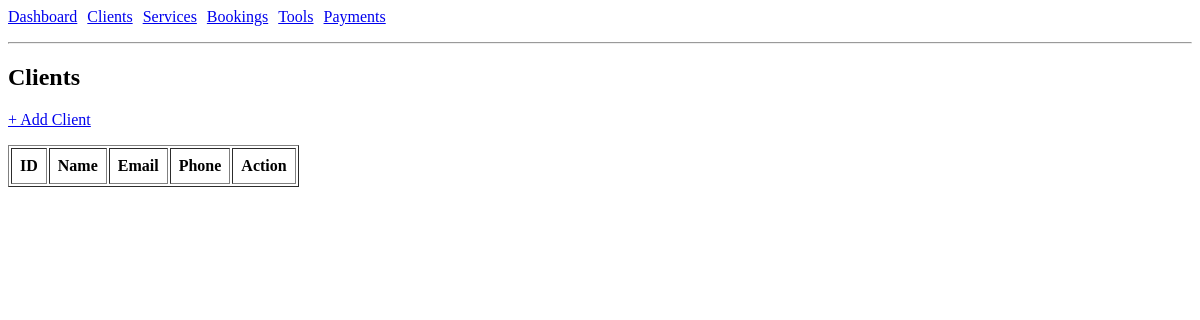
The page /pages/clients_list.php on the database as committed earlier.
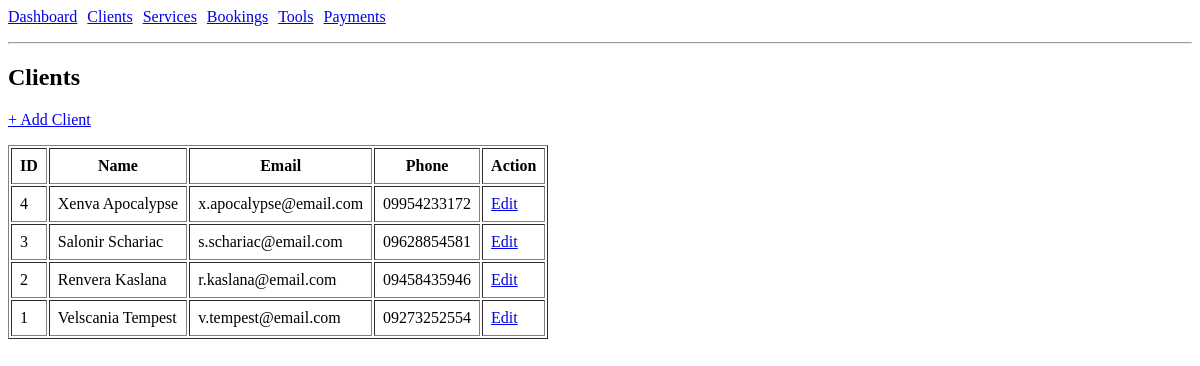
The same page on the database as committed later.
### tables this page shows
CREATE TABLE `clients` (
  `client_id` int(11) NOT NULL,
  `full_name` varchar(150) NOT NULL,
  `email` varchar(150) NOT NULL,
  `phone` varchar(50) DEFAULT NULL,
  `address` varchar(255) DEFAULT NULL,
  `created_at` timestamp NOT NULL DEFAULT current_timestamp()
);

### pages/clients_list.php (the view)
<?php
include "../db.php";
$result = mysqli_query($conn, "SELECT * FROM clients ORDER BY client_id DESC");
?>
<!doctype html>
<html>
<head><meta charset="utf-8"><title>Clients</title></head>
<body>
<?php include "../nav.php"; ?>
<h2>Clients</h2>
<p><a href="clients_add.php">+ Add Client</a></p>
<table border="1" cellpadding="8">
  <tr>
    <th>ID</th><th>Name</th><th>Email</th><th>Phone</th><th>Action</th>
  </tr>
  <?php while($row = mysqli_fetch_assoc($result)) { ?>
    <tr>
      <td><?php echo $row['client_id']; ?></td>
      <td><?php echo $row['full_name']; ?></td>
      <td><?php echo $row['email']; ?></td>
      <td><?php echo $row['phone']; ?></td>
      <td>
        <a href="clients_edit.php?id=<?php echo $row['client_id']; ?>">Edit</a>
      </td>
    </tr>
  <?php } ?>
</table>
</body>
</html>

Rows that differ between the two databases and show on the page:
added clients: client_id "4", full_name "Xenva Apocalypse", email "x.apocalypse@email.com", phone "09954233172"
added clients: client_id "3", full_name "Salonir Schariac", email "s.schariac@email.com", phone "09628854581"
added clients: client_id "2", full_name "Renvera Kaslana", email "r.kaslana@email.com", phone "09458435946"
added clients: client_id "1", full_name "Velscania Tempest", email "v.tempest@email.com", phone "09273252554"
